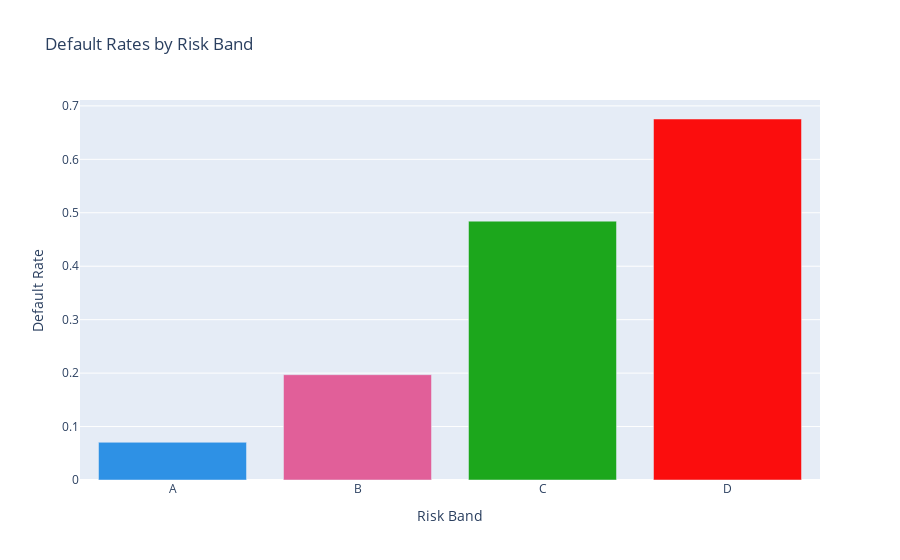

Notebook code cell kept with this figure:
### Code cell
import plotly.graph_objects as go
import plotly.express as px

def plot_default_rates_by_risk_band(df, risk_band_column, default_column):
    # Calculate the default rate in each risk band
    risk_bands = sorted(df[risk_band_column].unique())
    default_rates = []

    for band in risk_bands:
        band_data = df[df[risk_band_column] == band]
        default_rate = band_data[default_column].mean()
        default_rates.append(default_rate)

    # Use 'Dark24' color sequence for more distinguishable colors
    colors = px.colors.qualitative.Dark24

    # Create the bar plot
    fig = go.Figure(data=[go.Bar(x=risk_bands, y=default_rates, marker_color=colors)])

    # Customize the plot
    fig.update_layout(
        title_text='Default Rates by Risk Band',
        xaxis_title='Risk Band',
        yaxis_title='Default Rate'
    )

    fig.show()

plot_default_rates_by_risk_band(df_risk_bands, risk_band_column='risk_band', default_column='default')

### Figure 1 — Plotly figure (JSON) as saved in the notebook; plotly's stock layout.template omitted (floating-point values rounded to 4 significant figures)
{"data": [{"marker": {"color": ["#2E91E5", "#E15F99", "#1CA71C", "#FB0D0D", "#DA16FF", "#222A2A", "#B68100", "#750D86", "#EB663B", "#511CFB", "#00A08B", "#FB00D1", "#FC0080", "#B2828D", "#6C7C32", "#778AAE", "#862A16", "#A777F1", "#620042", "#1616A7", "#DA60CA", "#6C4516", "#0D2A63", "#AF0038"]}, "type": "bar", "x": ["A", "B", "C", "D"], "y": [0.07056, 0.197, 0.4843, 0.6755]}], "layout": {"title": {"text": "Default Rates by Risk Band"}, "xaxis": {"title": {"text": "Risk Band"}}, "yaxis": {"title": {"text": "Default Rate"}}}}
